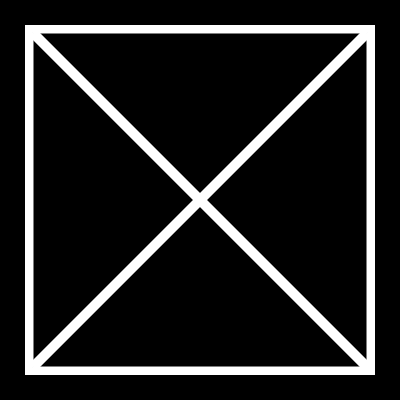
#> input picture bnw_square.png, 400 x 400 px, found by its file name
$ python contours_20250526020554.py
#> lines starting #> are read from the running program, lines starting #| are printed output that depends on the picture
import matplotlib.pyplot as plt
from matplotlib.colors import hsv_to_rgb
import numpy as np
import time
from scipy.signal import fftconvolve, convolve2d
import pywt
import pywt.data


# [4 lines of commented-out code are left out]
image = plt.imread("bnw_square.png").astype(np.float32)
#> image is the input picture: shape (400, 400, 4) float32; mean R, G, B, A 0.13, 0.13, 0.13, 1


image = image[::1, ::1, :]  # 5:taille (115, 128, 3), 4:taille (144, 160, 3)
image[:,:]/255


class Filter:
    def __init__(self, center: np.ndarray, array: np.ndarray):
        self.center = center    # np.array([i,j])
        self.array = array
        self.shape = np.array((len(array), len(array[0])))

        # print("shape ",self.shape)

        self.right_range = self.shape - self.center

        self.left_range = self.shape - self.right_range
        # [16 lines of commented-out code are left out]

def black_and_white(img_):
    # Convert to grayscale using luminance formula (better than simple mean)
    grayscale = np.dot(img_[..., :3], [0.2989, 0.5870, 0.1140])

    # Stack the grayscale values into 3 channels
    return np.stack((grayscale,)*3, axis=-1).astype(img_.dtype).astype(np.float32)


# [88 lines left out: functions convolution, convolution, get_magnitude, threshold, not called in this run]


def zero_threshold(img, threshold):
    binary = np.where(np.abs(img[:,:,0]) < threshold, 1, 0)
    return np.stack((binary,)*3, axis=-1).astype(np.float32)

def combine_threshold(img1, img2):
    binary = np.where((img1[:,:,0] == img2[:,:,0]) & (img1[:,:,0] == 1), 1, 0)
    return np.stack((binary,)*3, axis=-1).astype(np.float32)

def extrem_threshold(img, threshold):
    return np.where(img > threshold, [1,1,1], np.where(img < -threshold, [-1,-1,-1], 0)).astype(np.float32)

# [61 lines left out: functions threshold_to_zero, edge_detection_1, edge_detection_2, get_sign_color, get_difference, det_hess, not called in this run]


def ease_in_out(x, alpha):
    xalpha = x ** alpha
    return xalpha / (xalpha + (1 - x) ** alpha)

# [102 lines left out: functions transformee_fourier, transformee_fourier, plot, do_operation, plot_wt, get_wt and 1 more, not called in this run]


## df/dx
filterx = Filter(
    np.array([0,1]),
    np.array([
        [1,-1]
        ])
)

## df/dy
filtery = Filter(
    np.array([1,0]),
    np.array([
        [1],
        [-1]
        ])
)

## d2fdxdy
filterxy = Filter(
    np.array([1,1]),
    np.array([
        [1,-1],
        [-1,1]
        ])
)

## d2fdxdy
filterxx = Filter(
    np.array([0,1]),
    np.array([
        [1,-2,1]
        ])
)

## d2fdxdy
filteryy = Filter(
    np.array([1,0]),
    np.array([
        [1],
        [-2],
        [1]
        ])
)

laplacian_filter = Filter(
    np.array([1,1]),
    np.array([
        [1,1,1],
        [1,-8,1],
        [1,1,1]
        ])
)


filtermean = Filter(
    np.array([1,1]),
    (1/9)*np.array([
        [1,1,1],
        [1,1,1],
        [1,1,1]
        ])
)

gaussian_filter_3x3 = Filter(
    np.array([1,1]),
    (1/16)*np.array([
        [1,2,1],
        [2,4,2],
        [1,2,1]
        ])
)


custom_filter1 = Filter(
    np.array([1,1]),
    np.array([
        [1,0,0],
        [1,0,-3],
        [1,0,0]
        ])
)


custom_filter2 = Filter(
    np.array([1,1]),
    np.array([
        [1,0,0],
        [1,-3,0],
        [1,0,0]
        ])
)

mean_filter_2x2 = Filter(
    np.array([0,0]),
    (1/4)*np.array([
        [1,1],
        [1,1]
        ])
)


plot_count = 1
multiplot = True
multiplot = False

if multiplot:
    columns = 2
    rows = 2
    fig = plt.figure(figsize=(rows, columns))


## black and white image
# start_time = time.time()
image = black_and_white(image)
# [11 lines of commented-out code are left out]
noise = np.random.normal(0, .1, image.shape)[:,:,:1]
image += noise
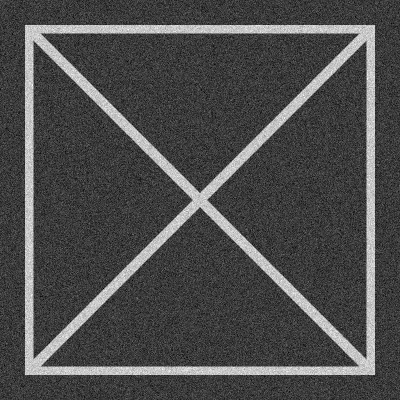
#> image: shape (400, 400, 3) float32; min -0.416, max 1.39, mean 0.13; drawn with min black and max white
image = np.clip(image, 0, 1).astype(image.dtype)
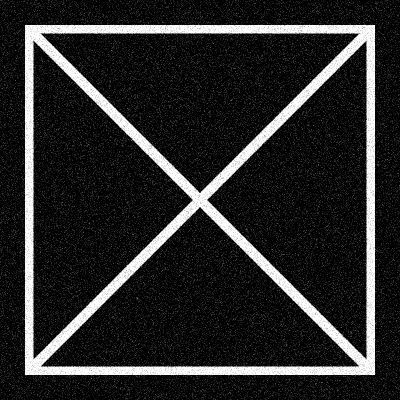
#> image: shape (400, 400, 3) float32; min 0, max 1, mean 0.16

# [132 lines of commented-out code are left out]


if multiplot:
    plt.subplots_adjust(
        left=0.05, right=0.95, bottom=0, top=1,
        wspace=0, hspace=0
    )


# [21 lines of commented-out code are left out]
